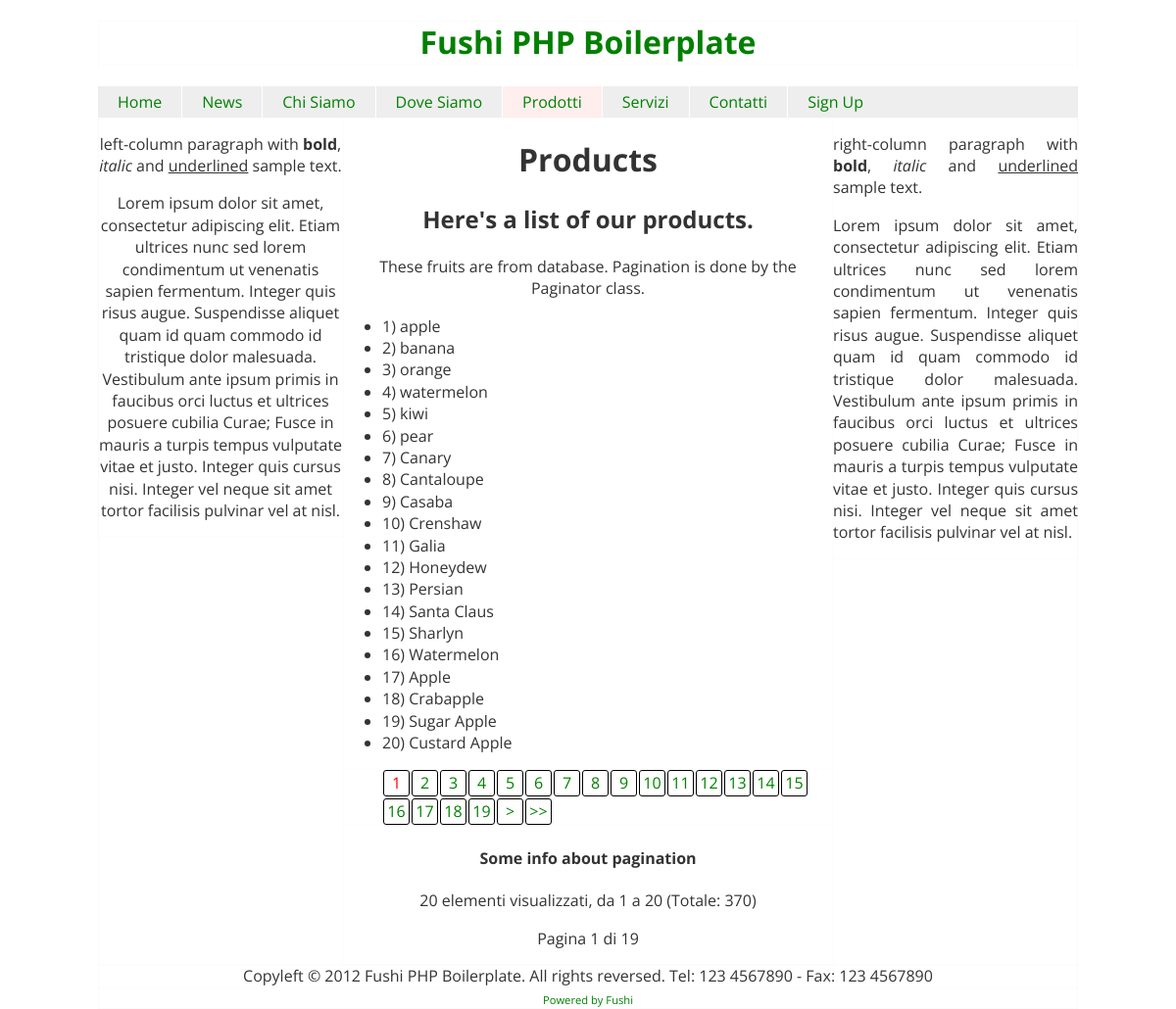
The page /prodotti on the database its author committed.
### tables this page shows
CREATE TABLE IF NOT EXISTS `templates` (
  `_id` tinyint(3) unsigned NOT NULL AUTO_INCREMENT,
  `name` varchar(50) NOT NULL,
  `title` varchar(255) DEFAULT NULL,
  `h1` varchar(255) DEFAULT NULL,
  `h2` varchar(255) DEFAULT NULL,
  `metaDescription` varchar(255) DEFAULT NULL,
  `metaKeywords` varchar(255) DEFAULT NULL,
  PRIMARY KEY (`_id`),
  UNIQUE KEY `name` (`name`)
);

CREATE TABLE IF NOT EXISTS `fruits` (
  `_id` int(10) unsigned NOT NULL AUTO_INCREMENT,
  `name` varchar(100) NOT NULL,
  `price` decimal(10,2) unsigned NOT NULL DEFAULT '0.00' COMMENT 'standard euro (unsigned)',
  `created_at` datetime NOT NULL DEFAULT '0000-00-00 00:00:00',
  `updated_at` datetime NOT NULL DEFAULT '0000-00-00 00:00:00',
  `is_published` tinyint(1) NOT NULL DEFAULT '0',
  `is_deleted` tinyint(1) NOT NULL DEFAULT '0',
  PRIMARY KEY (`_id`)
);

### library/functions/add_css.php (called while the page is built)
<?php
function add_css ($style) {
  return str_replace('$1', $style, STYLESHEET);
}

### application/boot.php (called while the page is built, shortened)
<?php
$css .= add_css('classes/icons');
$css .= add_css('modules/login-form');

### library/settings.php (called while the page is built)
<?php
$settings = array();
$settings_query = "SELECT `name`,`value`,`group` FROM `settings` ORDER BY `group`";
$settings_db = $db->query($settings_query);
while ( $setting = $settings_db->fetch(PDO::FETCH_ASSOC) )
	$settings[ $setting['group'] ][ $setting['name'] ] = $setting['value'];

### application/templates/prodotti.php (the view)
<div id=left-column role=complementary class=left>
	<p>left-column paragraph with <b>bold</b>, <i>italic</i> and <u>underlined</u> sample text.</p>
	<p>Lorem ipsum dolor sit amet, consectetur adipiscing elit. Etiam ultrices nunc sed lorem condimentum ut venenatis sapien fermentum. Integer quis risus augue. Suspendisse aliquet quam id quam commodo id tristique dolor malesuada. Vestibulum ante ipsum primis in faucibus orci luctus et ultrices posuere cubilia Curae; Fusce in mauris a turpis tempus vulputate vitae et justo. Integer quis cursus nisi. Integer vel neque sit amet tortor facilisis pulvinar vel at nisl.</p>
</div>
<div id=middle-column role=main class=left>
	<h1><?=$template['h1']?></h1>
	<h2><?=$template['h2']?></h2>
	<p>These fruits are from database. Pagination is done by the Paginator class.</p>
  <?php
  $all_fruits = $db->query("SELECT COUNT(*) FROM fruits");
  $count = $all_fruits->fetch();
  $page = (int) (isset($get[1]) ? $get[1] : 1);
  $elements_per_page = 20;
  $paginator = new Paginator;
  $paginator->setElements( $count[0] );
  $paginator->setElementsPerPage($elements_per_page);
  $paginator->setPage($page);
  $paginator->setURL(ROOT . $template_name . '/$1');
  $offset = $paginator->getOffset();
  $fruits_will_paginate = $db->query("SELECT * FROM fruits LIMIT $offset, $elements_per_page");
  ?>
  <ul style="text-align:left">
  <?php
  while ($f = $fruits_will_paginate->fetchObject()) {
    echo '<li>' . $f->_id . ') ' . $f->name . '</li>';
  }
  ?>
  </ul>
  <?php
  echo $paginator->paginate();
  ?>
  <h4>Some info about pagination</h4>
  <span class="elementsDisplayed">
    <?=$paginator->getDisplayedElements()?> elementi visualizzati,
    da <?=$paginator->getElementsFrom()?> a <?=$paginator->getElementsTo()?>
    (Totale: <?=$paginator->getElements()?>)
  </span>
  <?php if ($paginator->getPages() > 1) { ?>
  <p class="pages">Pagina <?=$page?> di <?=$paginator->getPages()?></p>
  <?php } ?>
</div>
<div id=right-column class=left>
	<p>right-column paragraph with <b>bold</b>, <i>italic</i> and <u>underlined</u> sample text.</p>
	<p>Lorem ipsum dolor sit amet, consectetur adipiscing elit. Etiam ultrices nunc sed lorem condimentum ut venenatis sapien fermentum. Integer quis risus augue. Suspendisse aliquet quam id quam commodo id tristique dolor malesuada. Vestibulum ante ipsum primis in faucibus orci luctus et ultrices posuere cubilia Curae; Fusce in mauris a turpis tempus vulputate vitae et justo. Integer quis cursus nisi. Integer vel neque sit amet tortor facilisis pulvinar vel at nisl.</p>
</div>

### library/bootstrap.php (shortened to what this page needs)
<?php
include_once LIB . 'db.php';
include_once LIB . 'settings.php';
$get = array();
foreach ( $_GET as $g ) {
	$g = trim($g);
	$g = preg_match(REGEX_ALPHANUMERIC_WITH_HYPHENS_AND_UNDERSCORES, $g) ? strtolower($g) : false;
	$get[] = $g;
}
$template_name = isset($get[0]) ? $get[0] : false;
if ( $template_name ) {
	$templates_db = $db->query("SELECT * FROM templates");
	$found = false;
	while ( !$found && ( $template = $templates_db->fetch(PDO::FETCH_ASSOC) ) ) {
		if ( $template_name == $template['name'] ) {
			$found = true;
		}
	}
}
$css = '';
$stylesheets = array(
	'style',
	'templates/' . $template['name']
);
foreach ($stylesheets as $stylesheet) {
	$css.= '<link rel="stylesheet" href="' . ROOT . 'css/' . $stylesheet . '.css" media="screen">';
}
include_once '../application/boot.php';

### public/index.php (shortened to what this page needs)
<?php
include_once '../library/bootstrap.php';
?>
<!doctype html>
 <html class="no-js" lang="it">
<head>
  <?=$css?>
</head>
<body>
  <div id=wrapper>
	  <div id=header>
			<h1>
				<a href=<?=ROOT?>><?=$settings['site']['name']?></a>
			</h1>
	  </div>
	  <div id=navbar role=navigation>
			<?php include_once INC . 'menus/main.php' ?>
	  </div>
	  <div id=main class=clearfix>
			<?php include_once "../application/templates/{$template['name']}.php" ?>
	  </div>
	  <div id=footer role=contentinfo>
			Copyleft &copy; <?=YEAR . ' ' . $settings['site']['name']?>. All rights reversed.
			Tel: 123 4567890 - Fax: 123 4567890
	  </div>
	  <div id=outer-footer>
			<a href="https://github.com/simonewebdesign/Fushi">Powered by Fushi</a>
	  </div>
  </div>
</body>
</html>

### application/includes/menus/main.php
<?php
$menu = array(
	'' 						=> 'Home',
	'news'				=> 'News',
	'chi-siamo'  	=> 'Chi Siamo',
	'dove-siamo' 	=> 'Dove Siamo',
	'prodotti' 		=> 'Prodotti',
	'servizi' 		=> 'Servizi',
	'contatti' 		=> 'Contatti',
	'accounts/register' => 'Sign Up'
);
echo "<ul class=clearfix>";
foreach ( $menu as $menu_slug => $menu_entry ) {
	$current = $menu_slug == $template_name ?: false;
	echo "<li>";
		if ($current) { $menu_slug.= '#'; }
		echo '<a href="' . ROOT . $menu_slug . '"';
		if ($current) { echo ' class=current'; }
		echo '>' . $menu_entry . '</a>';
	echo "</li>";
}
echo "</ul>";

### library/classes/Paginator.php (shortened to what this page needs)
<?php
class Paginator {
  var $offset = 0;
	var $elements_per_page = 0;
  var $page	= 0;
  var $pages = 0;
  var $elements = 0;
  var $displayed_elements = 0;
  var $url = '';
  function setElements($elements) {
    $this->elements = $elements;
  }
  function setElementsPerPage($elements_per_page) {
    $this->elements_per_page = $elements_per_page;
  }
  function setPage($current_page=1) {
    $this->page =   (int) ($current_page > 0 ? $current_page : 1);
    $this->offset = (int) $this->page * $this->elements_per_page - $this->elements_per_page;
    $this->pages =  (int) ceil( $this->elements / $this->elements_per_page );
    $this->displayed_elements = $this->page == $this->pages ? $this->elements % $this->elements_per_page : $this->elements_per_page;
  }
  function setURL($url) {
    $this->url = $url;
  }
  function getPages() {
    return $this->pages;
  }
  function getOffset() {
    return $this->offset;
  }
  function getElements() {
    return $this->elements;
  }
  function getDisplayedElements() {
    return $this->displayed_elements;
  }
  function getElementsFrom() {
    return $this->offset + 1;
  }
  function getElementsTo() {
    return $this->offset + $this->displayed_elements;
  }
  function URLreplacedWithPage($p) {
    return str_replace('$1', $p, $this->url);
  }
  function paginate() {
    $html = '<div id="pages">';
      $html .= '<ul class="clearfix">';
      if ($this->elements > $this->elements_per_page) {
        if ($this->page > 0) {
          for ($i=1; $i <= $this->pages; $i++) {
            $html .= '<li>';
              $html .= '<a href="' . $this->URLreplacedWithPage($i) . '"';
              if ($i == $this->page) {
                $html .= ' class="current"';
              }
              $html .= '>' . $i . '</a>';
            $html .= '</li>';
          }
          if ($this->page < $this->pages) {
            $html .= '<li>';
              $html .= '<a href="' . $this->URLreplacedWithPage($this->page + 1) . '"> &gt; </a>';
            $html .= '</li>';
            $html .= '<li>';
              $html .= '<a href="' . $this->URLreplacedWithPage($this->pages) . '"> &gt;&gt; </a>';
            $html .= '</li>';
          }
        }
      }
      $html .= '</ul>';
    $html .= '</div>';
    return $html;
  }
}

### public/css/style.css (style rules this page uses)
html { font-size: 100%; -webkit-text-size-adjust: 100%; -ms-text-size-adjust: 100%; }
html, button, input, select, textarea { font-family: sans-serif; color: #222; }
body { margin: 0; font-size: 1em; line-height: 1.4; }
a { color: #00e; }
b, strong { font-weight: bold; }
ul, ol { margin: 1em 0; padding: 0 0 0 40px; }
.clearfix:before, .clearfix:after { content: ""; display: table; }
.clearfix:after { clear: both; }
.clearfix { *zoom: 1; }
.left { float:left; }

### public/css/templates/default.css (style rules this page uses)
body { color: #333; font-family: 'Open Sans', Arial, sans-serif; }
a { color: green; text-decoration: none; }
div { box-shadow:inset 0px 0px 1px rgba(0,0,0,.1); }
#wrapper { width: 1000px; margin: 0 auto; }
#header, #main, #footer { text-align:center; }
#header { position:relative; }
#left-column { width:250px; }
#middle-column { width:500px; min-height:500px; }
#right-column { width:250px; text-align:justify; }
#outer-footer { text-align:center; }
#outer-footer a { font-size:.7em; }
#pages ul { list-style:none; }
#pages ul li a { display:block; width:25px; height:25px; float:left; border:1px solid black; line-height:25px; text-align:center; margin:1px; border-radius:3px; }
#pages a.current { color:red; }

### public/css/modules/navbar.css (style rules this page uses)
#navbar ul { list-style: none outside none; padding: 0; margin:0; background: #eee; }
#navbar ul li { float: left; text-align:center; }
#navbar ul li:not(:last-child) { border-right: 1px solid white; }
#navbar ul li a { display:block; height:32px; line-height:32px; padding:0 20px; }
#navbar ul li a.current { background:#fee; }

### rows shown on the page
templates: h1 "Products", h2 "Here's a list of our products."
fruits: _id "1", name "apple"
fruits: _id "2", name "banana"
fruits: _id "3", name "orange"
fruits: _id "4", name "watermelon"
fruits: _id "5", name "kiwi"
fruits: _id "6", name "pear"
fruits: _id "7", name "Canary"
fruits: _id "8", name "Cantaloupe"
fruits: _id "9", name "Casaba"
fruits: _id "10", name "Crenshaw"
fruits: _id "11", name "Galia"
fruits: _id "12", name "Honeydew"
fruits: _id "13", name "Persian"
fruits: _id "14", name "Santa Claus"
fruits: _id "15", name "Sharlyn"
fruits: _id "16", name "Watermelon"
fruits: _id "17", name "Apple"
fruits: _id "18", name "Crabapple"
fruits: _id "19", name "Sugar Apple"
fruits: _id "20", name "Custard Apple", is_deleted "1"

### other values the page prints
$settings['site']['name'] "Fushi PHP Boilerplate"
$menu_entry "Home"
$menu_entry "News"
$menu_entry "Chi Siamo"
$menu_entry "Dove Siamo"
$menu_entry "Prodotti"
$menu_entry "Servizi"
$menu_entry "Contatti"
$menu_entry "Sign Up"
$paginator->getDisplayedElements() "20"
$paginator->getElementsTo() "20"
$paginator->getElements() "370"
$page "1"
$paginator->getPages() "19"
YEAR "2012"
